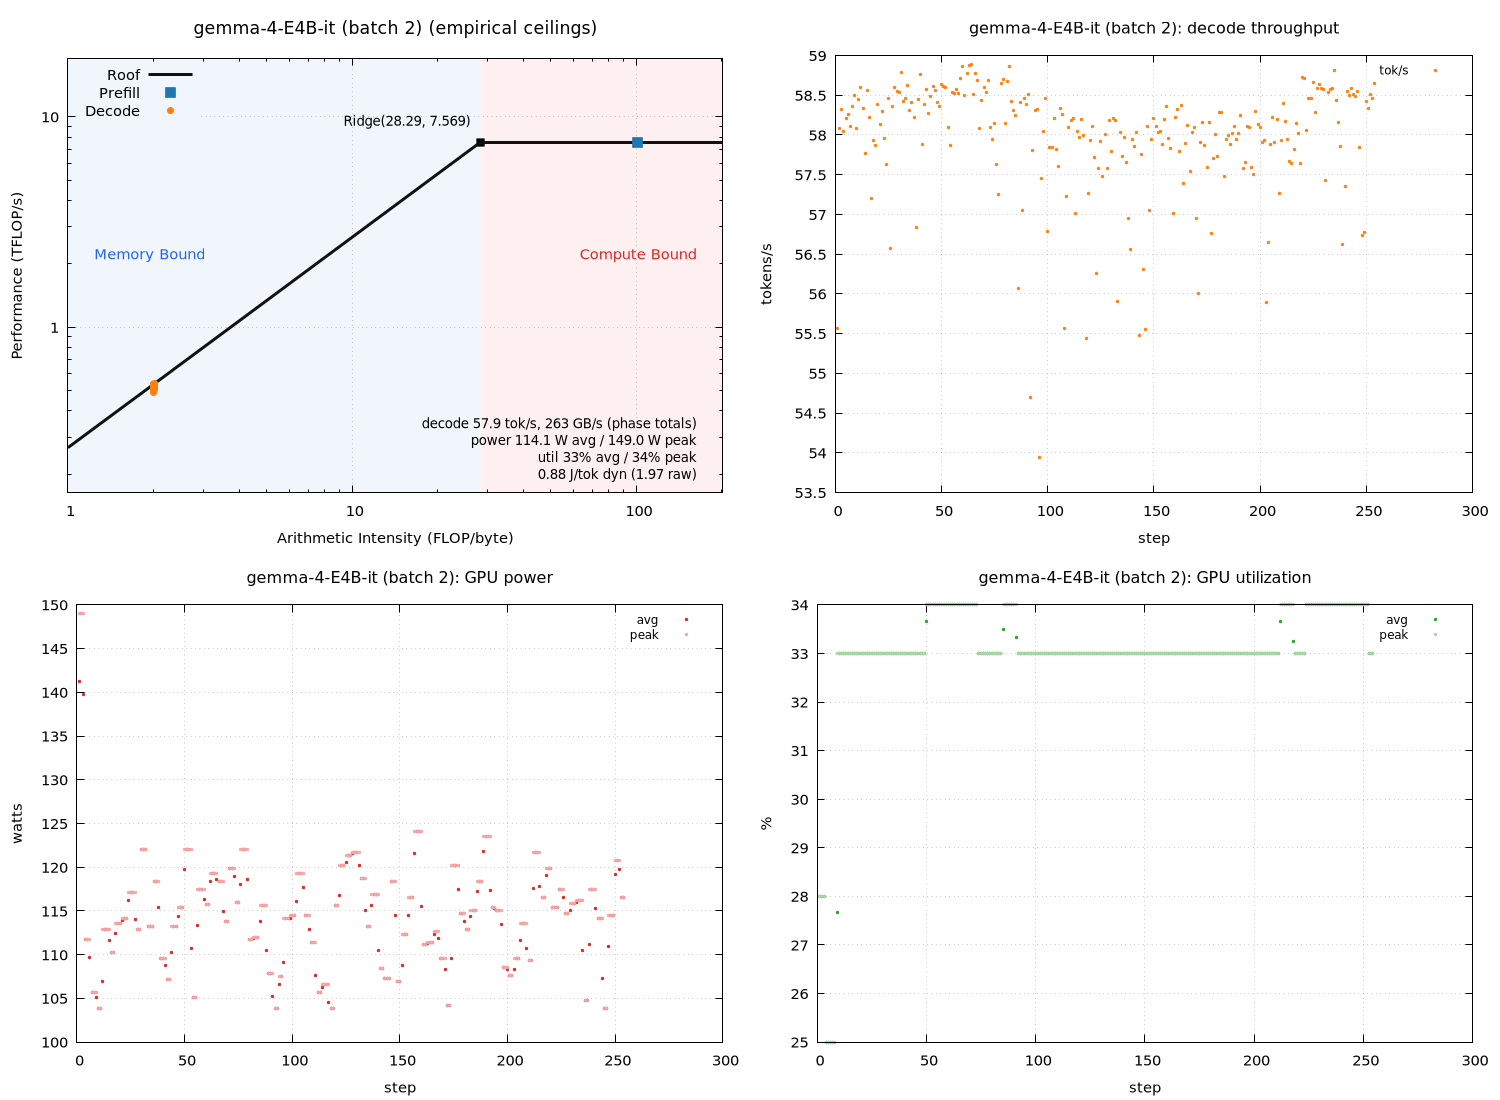

Recreate this plot in gnuplot.
set terminal pngcairo size 1500,1100 enhanced font 'Sans,11'
set output 'sweep_a100_vllm/gemma_b002_roofline.png'
set datafile separator "\t"
set datafile missing 'NaN'
set multiplot layout 2,2
unset label
unset object
unset arrow
set title "gemma-4-E4B-it (batch 2) (empirical ceilings)" font ',13'
set xlabel "Arithmetic Intensity (FLOP/byte)"
set ylabel "Performance (TFLOP/s)"
set logscale xy
set xrange [1:201.628]
set yrange [0.163674:18.9214]
set grid xtics ytics
set key top left
set object 1 rectangle from graph 0, graph 0 to first 28.2852, graph 1 \
    fillcolor rgb '#dce9f7' fillstyle solid 0.45 noborder behind
set object 2 rectangle from first 28.2852, graph 0 to graph 1, graph 1 \
    fillcolor rgb '#fbdcdc' fillstyle solid 0.45 noborder behind
set label 1 "Memory Bound" at graph 0.04, graph 0.55 left \
    textcolor rgb '#2563eb' font ',11'
set label 2 "Compute Bound" at graph 0.96, graph 0.55 right \
    textcolor rgb '#dc2626' font ',11'
set label 3 "Ridge(28.29, 7.569)" \
    at first 28.2852, first 7.56858 right \
    point pointtype 5 pointsize 1.2 \
    offset character -1.5, character 1 font ',10'
set label 4 "decode 57.9 tok/s, 263 GB/s (phase totals)\npower 114.1 W avg / 149.0 W peak\nutil 33% avg / 34% peak\n0.88 J/tok dyn (1.97 raw)" at graph 0.96, graph 0.16 right font ',10'
peak_t = 7.56858
peak_b = 267.58
roof(x) = (x * peak_b / 1000.0 < peak_t) ? x * peak_b / 1000.0 : peak_t
plot roof(x) with lines linewidth 3 linecolor rgb '#111111' title 'Roof', \
     'sweep_a100_vllm/gemma_b002_roofline.dat' using 3:(strcol(2) eq 'prefill' ? $4 : 1/0) with points \
         pointtype 5 pointsize 1.6 linecolor rgb '#1f77b4' title 'Prefill', \
     'sweep_a100_vllm/gemma_b002_roofline.dat' using 3:(strcol(2) eq 'decode' ? $4 : 1/0) with points \
         pointtype 7 pointsize 1.0 linecolor rgb '#ff7f0e' title 'Decode'

unset label
unset object
unset arrow
unset logscale
set xrange [*:*]
set yrange [*:*]
set title "gemma-4-E4B-it (batch 2): decode throughput" font ',12'
set xlabel "step"
set ylabel "tokens/s"
set grid xtics ytics
set key top right font ',9'
plot 'sweep_a100_vllm/gemma_b002_roofline.dat' using 1:(strcol(2) eq 'decode' ? $5 : 1/0) with points pointtype 7 pointsize 0.4 linecolor rgb '#ff7f0e' title 'tok/s'

unset label
unset object
unset arrow
unset logscale
set xrange [*:*]
set yrange [*:*]
set title "gemma-4-E4B-it (batch 2): GPU power" font ',12'
set xlabel "step"
set ylabel "watts"
set grid xtics ytics
set key top right font ',9'
plot 'sweep_a100_vllm/gemma_b002_roofline.dat' using 1:(strcol(2) eq 'decode' ? $6 : 1/0) with points pointtype 7 pointsize 0.4 linecolor rgb '#d62728' title 'avg', \
     'sweep_a100_vllm/gemma_b002_roofline.dat' using 1:(strcol(2) eq 'decode' ? $8 : 1/0) with points pointtype 7 pointsize 0.4 linecolor rgb '#f4a6a6' title 'peak'

unset label
unset object
unset arrow
unset logscale
set xrange [*:*]
set yrange [*:*]
set title "gemma-4-E4B-it (batch 2): GPU utilization" font ',12'
set xlabel "step"
set ylabel "%"
set grid xtics ytics
set key top right font ',9'
plot 'sweep_a100_vllm/gemma_b002_roofline.dat' using 1:(strcol(2) eq 'decode' ? $7 : 1/0) with points pointtype 7 pointsize 0.4 linecolor rgb '#2ca02c' title 'avg', \
     'sweep_a100_vllm/gemma_b002_roofline.dat' using 1:(strcol(2) eq 'decode' ? $9 : 1/0) with points pointtype 7 pointsize 0.4 linecolor rgb '#a9d7a9' title 'peak'

unset multiplot
